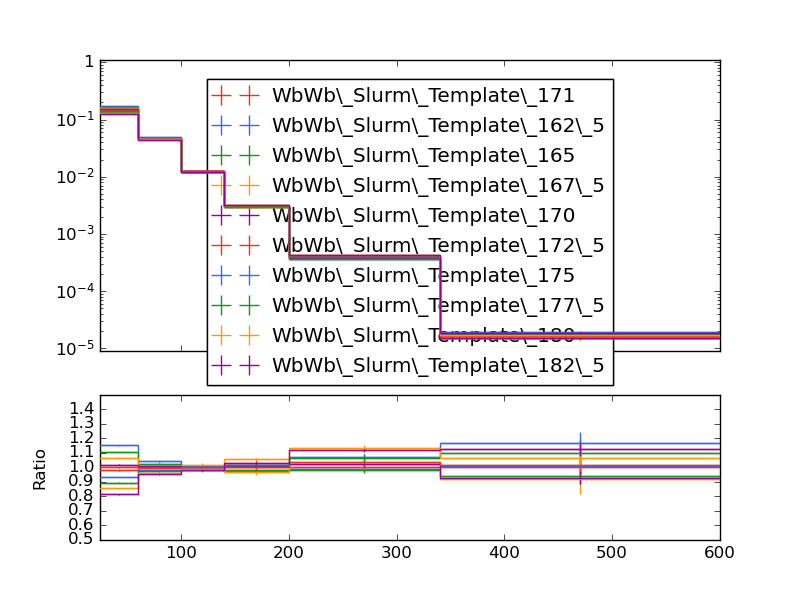

Source code (Python):
#! /usr/bin/env python

# This Python script was auto-generated using YODA v2.0.1.
# Analysis object: /WbWb_singlelepton/pT_bjet2
# Timestamp: 12-01-2026 (12:51:18)

import matplotlib as mpl
import matplotlib.pyplot as plt
mpl.use('Agg') # comment out for interactive use
import os
import numpy as np

plotDir = os.path.split(os.path.realpath(__file__))[0]
if 'YODA_USER_PLOT_PATH' in globals():
    plot_outdir = globals()['YODA_USER_PLOT_PATH']
else:
    plot_outdir = plotDir

#plot style
plt.style.use(os.path.join(plotDir, '../default.mplstyle'))

plt.rcParams['text.usetex'] = False
plt.style.use(['classic'])
plt.rc('font', family='DejaVu Sans')
# plot metadata
figW, figH = plt.rcParams['figure.figsize']
ax_xLabel = r''
ax_yLabel = r''
ax_title  = r''
ax_xScale = 'linear'
ax_yScale = 'log'
xLims = (25.0, 600.0)
yLims = (9e-06, 1.1)

# TeX-friendly labels for the legend
labels = {
    'legend' : ([ r"WbWb\_Slurm\_Template\_171", r"WbWb\_Slurm\_Template\_162\_5", r"WbWb\_Slurm\_Template\_165", r"WbWb\_Slurm\_Template\_167\_5", r"WbWb\_Slurm\_Template\_170", r"WbWb\_Slurm\_Template\_172\_5", r"WbWb\_Slurm\_Template\_175", r"WbWb\_Slurm\_Template\_177\_5", r"WbWb\_Slurm\_Template\_180", r"WbWb\_Slurm\_Template\_182\_5" ], r""),
}

# Adjust canvas width and height
canvasW = 10.0
canvasH = 9.0
figW *= canvasW/10.
figH *= canvasH/9.

# Create figure and axis objects
fig, (ax, ratio0_ax) = plt.subplots(2, 1, sharex=True,
                  figsize=(figW,figH), gridspec_kw={'height_ratios': (6.0, 3.0)})

# Set figure margins
plt.subplots_adjust(
    left   = 1.0 * plt.rcParams['figure.subplot.left'],
    right  = 1.0 * plt.rcParams['figure.subplot.right'],
    top    = 1.0 * plt.rcParams['figure.subplot.top'],
    bottom = 1.0 * plt.rcParams['figure.subplot.bottom'])

ratio0_ax.yaxis.set_major_locator(mpl.ticker.MultipleLocator(0.1))
ratio0_ax.set_ylim(0.5, 1.4999)
ratio0_ax.set_ylabel('Ratio')

# the numerical data is stored in a separate file
dataf = dict()
prefix = os.path.split(__file__)[0]
if prefix:    prefix = prefix + '/'
exec(open(prefix+'pT_bjet2__data.py').read(), dataf)


legend_handles = dict() # keep track of handles for the legend

# style options for curves
# starts at zorder>=5 to draw curve on top of legend
styles = {
  'WbWb_LO_PS_Had_171/Analysis/WbWb_Slurm_Template_171.yoda.gz': {
    'color' : '#EE3311',
    'linestyle' : '-',
    'linewidth' : 1,
    'marker' : 'none',
    'markersize' : 2,
    'capsize' : 0.0,
    'zorder' : 5,
    'histstyle' : 1,
    'drawstyle' : 'steps-pre',
    'xerrorbars' : 1,
    'yerrorbars' : 1,
    'fillcolor' : None,
    'fillopacity' : 1.0,
    'ratio0_linestyle' : '-',
    'ratio0_linewidth' : 1,
    'ratio0_marker' : 'none',
    'ratio0_markersize' : 2,
    'ratio0_capsize' : 0.0,
    'ratio0_zorder' : 5,
    'ratio0_histstyle' : 1,
    'ratio0_drawstyle' : 'steps-pre',
    'ratio0_xerrorbars' : 1,
    'ratio0_yerrorbars' : 1,
  },
  'WbWb_LO_PS_Had_162/Analysis/WbWb_Slurm_Template_162_5.yoda.gz': {
    'color' : '#3366FF',
    'linestyle' : '-',
    'linewidth' : 1,
    'marker' : 'none',
    'markersize' : 2,
    'capsize' : 0.0,
    'zorder' : 6,
    'histstyle' : 1,
    'drawstyle' : 'steps-pre',
    'xerrorbars' : 1,
    'yerrorbars' : 1,
    'fillcolor' : None,
    'fillopacity' : 1.0,
    'ratio0_linestyle' : '-',
    'ratio0_linewidth' : 1,
    'ratio0_marker' : 'none',
    'ratio0_markersize' : 2,
    'ratio0_capsize' : 0.0,
    'ratio0_zorder' : 6,
    'ratio0_histstyle' : 1,
    'ratio0_drawstyle' : 'steps-pre',
    'ratio0_xerrorbars' : 1,
    'ratio0_yerrorbars' : 1,
  },
  'WbWb_LO_PS_Had_165/Analysis/WbWb_Slurm_Template_165.yoda.gz': {
    'color' : '#109618',
    'linestyle' : '-',
    'linewidth' : 1,
    'marker' : 'none',
    'markersize' : 2,
    'capsize' : 0.0,
    'zorder' : 7,
    'histstyle' : 1,
    'drawstyle' : 'steps-pre',
    'xerrorbars' : 1,
    'yerrorbars' : 1,
    'fillcolor' : None,
    'fillopacity' : 1.0,
    'ratio0_linestyle' : '-',
    'ratio0_linewidth' : 1,
    'ratio0_marker' : 'none',
    'ratio0_markersize' : 2,
    'ratio0_capsize' : 0.0,
    'ratio0_zorder' : 7,
    'ratio0_histstyle' : 1,
    'ratio0_drawstyle' : 'steps-pre',
    'ratio0_xerrorbars' : 1,
    'ratio0_yerrorbars' : 1,
  },
  'WbWb_LO_PS_Had_167/Analysis/WbWb_Slurm_Template_167_5.yoda.gz': {
    'color' : '#FF9900',
    'linestyle' : '-',
    'linewidth' : 1,
    'marker' : 'none',
    'markersize' : 2,
    'capsize' : 0.0,
    'zorder' : 8,
    'histstyle' : 1,
    'drawstyle' : 'steps-pre',
    'xerrorbars' : 1,
    'yerrorbars' : 1,
    'fillcolor' : None,
    'fillopacity' : 1.0,
    'ratio0_linestyle' : '-',
    'ratio0_linewidth' : 1,
    'ratio0_marker' : 'none',
    'ratio0_markersize' : 2,
    'ratio0_capsize' : 0.0,
    'ratio0_zorder' : 8,
    'ratio0_histstyle' : 1,
    'ratio0_drawstyle' : 'steps-pre',
    'ratio0_xerrorbars' : 1,
    'ratio0_yerrorbars' : 1,
  },
  'WbWb_LO_PS_Had_170/Analysis/WbWb_Slurm_Template_170.yoda.gz': {
    'color' : '#990099',
    'linestyle' : '-',
    'linewidth' : 1,
    'marker' : 'none',
    'markersize' : 2,
    'capsize' : 0.0,
    'zorder' : 9,
    'histstyle' : 1,
    'drawstyle' : 'steps-pre',
    'xerrorbars' : 1,
    'yerrorbars' : 1,
    'fillcolor' : None,
    'fillopacity' : 1.0,
    'ratio0_linestyle' : '-',
    'ratio0_linewidth' : 1,
    'ratio0_marker' : 'none',
    'ratio0_markersize' : 2,
    'ratio0_capsize' : 0.0,
    'ratio0_zorder' : 9,
    'ratio0_histstyle' : 1,
    'ratio0_drawstyle' : 'steps-pre',
    'ratio0_xerrorbars' : 1,
    'ratio0_yerrorbars' : 1,
  },
  'WbWb_LO_PS_Had_172/Analysis/WbWb_Slurm_Template_172_5.yoda.gz': {
    'color' : '#EE3311',
    'linestyle' : '-',
    'linewidth' : 1,
    'marker' : 'none',
    'markersize' : 2,
    'capsize' : 0.0,
    'zorder' : 10,
    'histstyle' : 1,
    'drawstyle' : 'steps-pre',
    'xerrorbars' : 1,
    'yerrorbars' : 1,
    'fillcolor' : None,
    'fillopacity' : 1.0,
    'ratio0_linestyle' : '-',
    'ratio0_linewidth' : 1,
    'ratio0_marker' : 'none',
    'ratio0_markersize' : 2,
    'ratio0_capsize' : 0.0,
    'ratio0_zorder' : 10,
    'ratio0_histstyle' : 1,
    'ratio0_drawstyle' : 'steps-pre',
    'ratio0_xerrorbars' : 1,
    'ratio0_yerrorbars' : 1,
  },
  'WbWb_LO_PS_Had_175/Analysis/WbWb_Slurm_Template_175.yoda.gz': {
    'color' : '#3366FF',
    'linestyle' : '-',
    'linewidth' : 1,
    'marker' : 'none',
    'markersize' : 2,
    'capsize' : 0.0,
    'zorder' : 11,
    'histstyle' : 1,
    'drawstyle' : 'steps-pre',
    'xerrorbars' : 1,
    'yerrorbars' : 1,
    'fillcolor' : None,
    'fillopacity' : 1.0,
    'ratio0_linestyle' : '-',
    'ratio0_linewidth' : 1,
    'ratio0_marker' : 'none',
    'ratio0_markersize' : 2,
    'ratio0_capsize' : 0.0,
    'ratio0_zorder' : 11,
    'ratio0_histstyle' : 1,
    'ratio0_drawstyle' : 'steps-pre',
    'ratio0_xerrorbars' : 1,
    'ratio0_yerrorbars' : 1,
  },
  'WbWb_LO_PS_Had_177/Analysis/WbWb_Slurm_Template_177_5.yoda.gz': {
    'color' : '#109618',
    'linestyle' : '-',
    'linewidth' : 1,
    'marker' : 'none',
    'markersize' : 2,
    'capsize' : 0.0,
    'zorder' : 12,
    'histstyle' : 1,
    'drawstyle' : 'steps-pre',
    'xerrorbars' : 1,
    'yerrorbars' : 1,
    'fillcolor' : None,
    'fillopacity' : 1.0,
    'ratio0_linestyle' : '-',
    'ratio0_linewidth' : 1,
    'ratio0_marker' : 'none',
    'ratio0_markersize' : 2,
    'ratio0_capsize' : 0.0,
    'ratio0_zorder' : 12,
    'ratio0_histstyle' : 1,
    'ratio0_drawstyle' : 'steps-pre',
    'ratio0_xerrorbars' : 1,
    'ratio0_yerrorbars' : 1,
  },
  'WbWb_LO_PS_Had_180/Analysis/WbWb_Slurm_Template_180.yoda.gz': {
    'color' : '#FF9900',
    'linestyle' : '-',
    'linewidth' : 1,
    'marker' : 'none',
    'markersize' : 2,
    'capsize' : 0.0,
    'zorder' : 13,
    'histstyle' : 1,
    'drawstyle' : 'steps-pre',
    'xerrorbars' : 1,
    'yerrorbars' : 1,
    'fillcolor' : None,
    'fillopacity' : 1.0,
    'ratio0_linestyle' : '-',
    'ratio0_linewidth' : 1,
    'ratio0_marker' : 'none',
    'ratio0_markersize' : 2,
    'ratio0_capsize' : 0.0,
    'ratio0_zorder' : 13,
    'ratio0_histstyle' : 1,
    'ratio0_drawstyle' : 'steps-pre',
    'ratio0_xerrorbars' : 1,
    'ratio0_yerrorbars' : 1,
  },
  'WbWb_LO_PS_Had_182/Analysis/WbWb_Slurm_Template_182_5.yoda.gz': {
    'color' : '#990099',
    'linestyle' : '-',
    'linewidth' : 1,
    'marker' : 'none',
    'markersize' : 2,
    'capsize' : 0.0,
    'zorder' : 14,
    'histstyle' : 1,
    'drawstyle' : 'steps-pre',
    'xerrorbars' : 1,
    'yerrorbars' : 1,
    'fillcolor' : None,
    'fillopacity' : 1.0,
    'ratio0_linestyle' : '-',
    'ratio0_linewidth' : 1,
    'ratio0_marker' : 'none',
    'ratio0_markersize' : 2,
    'ratio0_capsize' : 0.0,
    'ratio0_zorder' : 14,
    'ratio0_histstyle' : 1,
    'ratio0_drawstyle' : 'steps-pre',
    'ratio0_xerrorbars' : 1,
    'ratio0_yerrorbars' : 1,
  },
}

# curve from input yoda files in main panel
for label, yvals in dataf['yvals'].items():
    if all(np.isnan(v) for v in dataf['yvals'][label]):
        continue
    tmp = None
    if styles[label]['histstyle']: # draw as histogram
        xpos = dataf['xedges'][label] if styles[label]['drawstyle'] else dataf['xpoints'][label]
        ypos = np.insert(yvals, 0, yvals[0]) if styles[label]['drawstyle'] else yvals
        if styles[label]['fillcolor']: # fill area below curve
            ax.fill_between(xpos, ypos, step='pre',
                            color=styles[label]['fillcolor'],
                            alpha=styles[label]['fillopacity'])
        tmp, = ax.plot(xpos, ypos,
                       color=styles[label]['color'],
                       linestyle=styles[label]['linestyle'],
                       linewidth=styles[label]['linewidth'],
                       drawstyle=styles[label]['drawstyle'], solid_joinstyle='miter',
                       zorder=styles[label]['zorder'], label=label)
    tmp = ax.errorbar(dataf['xpoints'][label], yvals,
                      xerr=np.array(dataf['xerrs'][label])*styles[label]['xerrorbars'],
                      yerr=np.array(dataf['yerrs'][label])*styles[label]['yerrorbars'],
                      fmt=styles[label]['marker'], capsize=styles[label]['capsize'],
                      markersize=styles[label]['markersize'],
                      ecolor=styles[label]['color'],
                      color=styles[label]['color'], zorder=styles[label]['zorder'])
    tmp[-1][0].set_linestyle(styles[label]['linestyle'])
    tmp[-1][0].set_linewidth(styles[label]['linewidth'])
    if label in dataf['add_legend_handle']:  legend_handles[label] = tmp
    for varLabel in dataf['variation_yvals'].keys():
        if varLabel.startswith(label):
            tmp, = ax.plot(dataf['xedges'][label], dataf['variation_yvals'][varLabel],
                           color=styles[label]['color'],
                           linestyle=styles[label]['linestyle'],
                           linewidth=styles[label]['linewidth'],
                           drawstyle='steps-pre', solid_joinstyle='miter',
                           zorder=styles[label]['zorder'], alpha=0.5)


# plots on ratio panel
# curve from input yoda files in ratio panel
for label, yvals in dataf['ratio0_yvals'].items():
    if all(np.isnan(v) for v in yvals):
        continue
    if styles[label]['ratio0_histstyle']: # plot as histogram
        xpos = dataf['xedges']['WbWb_LO_PS_Had_171/Analysis/WbWb_Slurm_Template_171.yoda.gz'] if styles[label]['ratio0_drawstyle'] else dataf['xpoints']['WbWb_LO_PS_Had_171/Analysis/WbWb_Slurm_Template_171.yoda.gz']
        ypos = np.insert(yvals, 0, yvals[0]) if styles[label]['ratio0_drawstyle'] else yvals
        ratio0_ax.plot(xpos, ypos,
                       color=styles[label]['color'],
                       linewidth=styles[label]['linewidth'],
                       linestyle=styles[label]['ratio0_linestyle'],
                       drawstyle=styles[label]['ratio0_drawstyle'], zorder=styles[label]['zorder'],
                       solid_joinstyle='miter')
    tmp = ratio0_ax.errorbar(dataf['xpoints']['WbWb_LO_PS_Had_171/Analysis/WbWb_Slurm_Template_171.yoda.gz'], yvals,
                             xerr=np.array(dataf['ref_xerrs'])*styles[label]['ratio0_xerrorbars'],
                             yerr=np.array(dataf['ratio0_yerrs'][label])*styles[label]['ratio0_yerrorbars'],
                             fmt=styles[label]['ratio0_marker'], capsize=styles[label]['ratio0_capsize'],
                             markersize=styles[label]['ratio0_markersize'],
                             ecolor=styles[label]['color'],
                             color=styles[label]['color'])
    tmp[-1][0].set_linestyle(styles[label]['ratio0_linestyle'])
    tmp[-1][0].set_linewidth(styles[label]['ratio0_linewidth'])

    for varlabel in dataf['ratio0_variation_vals'].keys():
        if varlabel.startswith(label):
            ratio0_ax.plot(dataf['xedges']['WbWb_LO_PS_Had_171/Analysis/WbWb_Slurm_Template_171.yoda.gz'],
                            dataf['ratio0_variation_vals'][varlabel],
                            color=styles[label]['color'],
                            linestyle=styles[label]['linestyle'],
                            linewidth=styles[label]['linewidth'],
                            drawstyle='steps-pre', solid_joinstyle='miter',
                            zorder=1, alpha=0.5)

legend_items = list(legend_handles.values())
ax.add_artist(ax.legend(legend_items,
                        labels['legend'][0],
                        title=labels['legend'][1],
                        alignment='left',
                        loc='upper center',
                        bbox_to_anchor=(0.5, 0.97)))

# set plot metadata as defined above
ratio0_ax.set_xlabel(ax_xLabel)
ratio0_ax.xaxis.set_label_coords(1., -0.15)
ax.set_ylabel(ax_yLabel, ha='right', va='top')
ax.yaxis.set_label_coords(-0.11, 1.0)
ax.set_title(ax_title, loc='left')
ax.set_xscale(ax_xScale)
ax.set_yscale(ax_yScale)
ax.set_xlim(xLims)
ax.set_ylim(yLims)

# tick formatting
plt.rcParams['xtick.top'] = True
plt.rcParams['ytick.right'] = True
ax.yaxis.set_major_locator(mpl.ticker.LogLocator(base=10.0, numticks=np.inf))
ax.yaxis.set_minor_locator(mpl.ticker.LogLocator(
                           base=10.0, subs=np.arange(0.1, 1, 0.1), numticks=np.inf))
fig.align_ylabels((ax, ratio0_ax))
plt.savefig(os.path.join(plot_outdir, 'pT_bjet2.pdf'), format='PDF')
plt.savefig(os.path.join(plot_outdir, 'pT_bjet2.png'), format='PNG')

plt.close(fig)
